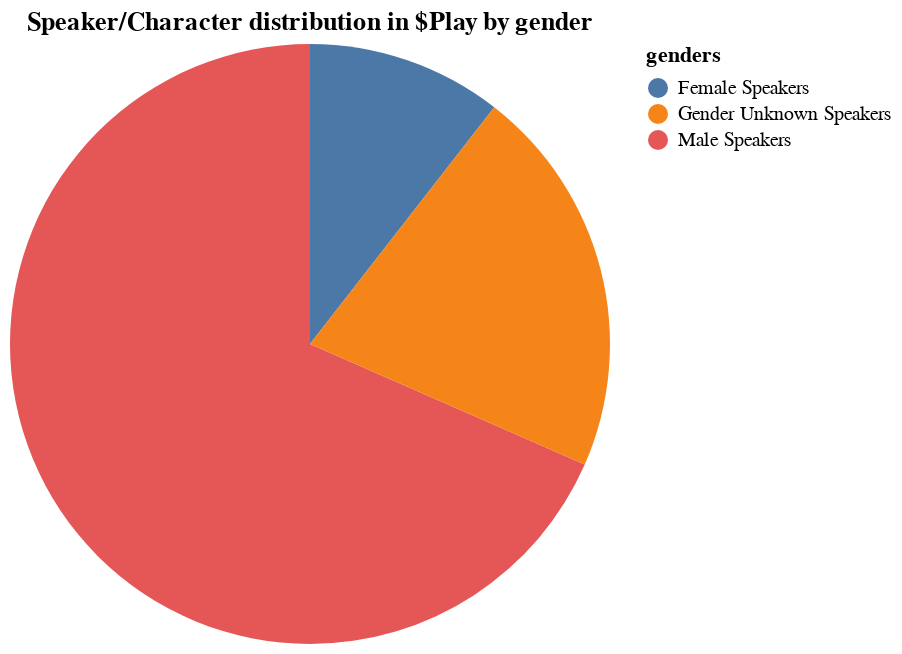

Notebook cell for this chart:
### Code cell
# data for num speaker pie char
speakers=playMetadata[['num_of_speakers_male', 'num_of_speakers_female', 'num_of_speakers_unknown']]
#print(speakers)
palette_color = seaborn.color_palette('bright')
labelSpeakerList = ['Male Speakers', 'Female Speakers', 'Gender Unknown Speakers'] 
# plotting data on chart male color #009999', Female color '#b66dff'unkown color'#db6d00' alternative palletwith different hue:#004949 #b66dff #ffdf4d  https://lospec.com/palette-list/colorblind-16
plt.pie(x=speakers.loc[0,:].values.tolist(),
        labels=labelSpeakerList, 
        colors=['#009999','#b66dff','#db6d00'], 
        autopct='%.0f%%') 
  
# displaying seaborn chart 
plt.show()

# altair chart  chart 
speakersAlt = pd.DataFrame({'genders':labelSpeakerList, 'Number of Speakers':speakers.loc[0,:].values.tolist()})

numeberSpeakerGenderPieAlt= alt.Chart(speakersAlt, title='Speaker/Character distribution in $Play by gender' ).mark_arc().encode(
    theta='Number of Speakers',
    color='genders:N'
)
numeberSpeakerGenderPieAlt #todo's add marks ie percentages

### Figure 1 — Vega-Lite specification as saved in the notebook (floating-point values rounded to 4 significant figures)
{"config": {"view": {"continuousWidth": 300, "continuousHeight": 300}}, "data": {"name": "data-930940f74b186f12ded578daa8e4f9f2"}, "mark": {"type": "arc"}, "encoding": {"color": {"field": "genders", "type": "nominal"}, "theta": {"field": "Number of Speakers", "type": "quantitative"}}, "title": "Speaker/Character distribution in $Play by gender", "$schema": "https://vega.github.io/schema/vega-lite/v5.15.1.json", "datasets": {"data-930940f74b186f12ded578daa8e4f9f2": [{"genders": "Male Speakers", "Number of Speakers": 13}, {"genders": "Female Speakers", "Number of Speakers": 2}, {"genders": "Gender Unknown Speakers", "Number of Speakers": 4}]}}
